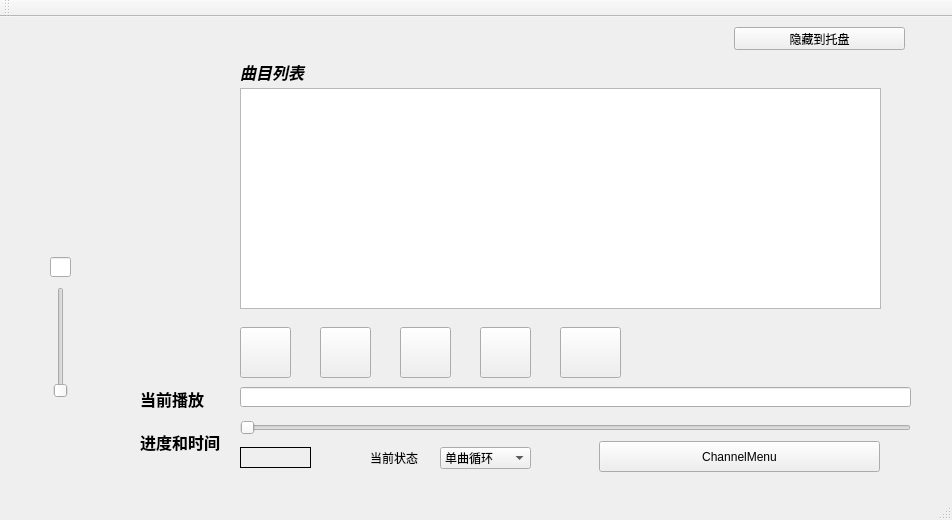
<?xml version="1.0" encoding="UTF-8"?>
<ui version="4.0">
 <class>MainWindow</class>
 <widget class="QMainWindow" name="MainWindow">
  <property name="geometry">
   <rect>
    <x>0</x>
    <y>0</y>
    <width>952</width>
    <height>520</height>
   </rect>
  </property>
  <property name="windowTitle">
   <string>MainWindow</string>
  </property>
  <property name="styleSheet">
   <string notr="true">border-image url(:/new/prefix1/235.jpg)</string>
  </property>
  <widget class="QWidget" name="centralWidget">
   <widget class="QPushButton" name="pushButton">
    <property name="geometry">
     <rect>
      <x>560</x>
      <y>310</y>
      <width>61</width>
      <height>51</height>
     </rect>
    </property>
    <property name="text">
     <string/>
    </property>
    <property name="icon">
     <iconset resource="image.qrc">
      <normaloff>:/new/prefix1/563.bmi</normaloff>:/new/prefix1/563.bmi</iconset>
    </property>
    <property name="iconSize">
     <size>
      <width>48</width>
      <height>48</height>
     </size>
    </property>
   </widget>
   <widget class="QPushButton" name="pushButton_3">
    <property name="geometry">
     <rect>
      <x>480</x>
      <y>310</y>
      <width>51</width>
      <height>51</height>
     </rect>
    </property>
    <property name="text">
     <string/>
    </property>
    <property name="icon">
     <iconset resource="image.qrc">
      <normaloff>:/new/prefix1/stop.png</normaloff>:/new/prefix1/stop.png</iconset>
    </property>
    <property name="iconSize">
     <size>
      <width>48</width>
      <height>48</height>
     </size>
    </property>
   </widget>
   <widget class="QLineEdit" name="lineEdit">
    <property name="geometry">
     <rect>
      <x>240</x>
      <y>370</y>
      <width>671</width>
      <height>20</height>
     </rect>
    </property>
   </widget>
   <widget class="QSlider" name="verticalSlider">
    <property name="geometry">
     <rect>
      <x>50</x>
      <y>270</y>
      <width>22</width>
      <height>111</height>
     </rect>
    </property>
    <property name="orientation">
     <enum>Qt::Vertical</enum>
    </property>
   </widget>
   <widget class="QSlider" name="horizontalSlider">
    <property name="geometry">
     <rect>
      <x>240</x>
      <y>400</y>
      <width>671</width>
      <height>22</height>
     </rect>
    </property>
    <property name="orientation">
     <enum>Qt::Horizontal</enum>
    </property>
   </widget>
   <widget class="QLineEdit" name="lineEdit_2">
    <property name="geometry">
     <rect>
      <x>50</x>
      <y>240</y>
      <width>21</width>
      <height>20</height>
     </rect>
    </property>
   </widget>
   <widget class="QLabel" name="label">
    <property name="enabled">
     <bool>true</bool>
    </property>
    <property name="geometry">
     <rect>
      <x>240</x>
      <y>430</y>
      <width>71</width>
      <height>21</height>
     </rect>
    </property>
    <property name="focusPolicy">
     <enum>Qt::NoFocus</enum>
    </property>
    <property name="contextMenuPolicy">
     <enum>Qt::DefaultContextMenu</enum>
    </property>
    <property name="frameShape">
     <enum>QFrame::Box</enum>
    </property>
    <property name="text">
     <string/>
    </property>
   </widget>
   <widget class="QLabel" name="label_2">
    <property name="geometry">
     <rect>
      <x>30</x>
      <y>390</y>
      <width>61</width>
      <height>51</height>
     </rect>
    </property>
    <property name="styleSheet">
     <string notr="true">border-image: url(:/new/prefix1/568.png);</string>
    </property>
    <property name="text">
     <string/>
    </property>
   </widget>
   <widget class="QLabel" name="label_3">
    <property name="geometry">
     <rect>
      <x>140</x>
      <y>410</y>
      <width>91</width>
      <height>31</height>
     </rect>
    </property>
    <property name="text">
     <string>&lt;html&gt;&lt;head/&gt;&lt;body&gt;&lt;p&gt;&lt;span style=&quot; font-size:12pt; font-weight:600;&quot;&gt;进度和时间&lt;/span&gt;&lt;/p&gt;&lt;/body&gt;&lt;/html&gt;</string>
    </property>
   </widget>
   <widget class="QLabel" name="label_4">
    <property name="geometry">
     <rect>
      <x>140</x>
      <y>370</y>
      <width>91</width>
      <height>21</height>
     </rect>
    </property>
    <property name="text">
     <string>&lt;html&gt;&lt;head/&gt;&lt;body&gt;&lt;p&gt;&lt;span style=&quot; font-size:12pt; font-weight:600;&quot;&gt;当前播放&lt;/span&gt;&lt;/p&gt;&lt;/body&gt;&lt;/html&gt;</string>
    </property>
   </widget>
   <widget class="QLabel" name="label_5">
    <property name="geometry">
     <rect>
      <x>240</x>
      <y>40</y>
      <width>91</width>
      <height>31</height>
     </rect>
    </property>
    <property name="text">
     <string>&lt;html&gt;&lt;head/&gt;&lt;body&gt;&lt;p&gt;&lt;span style=&quot; font-size:12pt; font-weight:600; font-style:italic;&quot;&gt;曲目列表&lt;/span&gt;&lt;/p&gt;&lt;/body&gt;&lt;/html&gt;</string>
    </property>
   </widget>
   <widget class="QTableWidget" name="tableWidget">
    <property name="geometry">
     <rect>
      <x>240</x>
      <y>71</y>
      <width>641</width>
      <height>221</height>
     </rect>
    </property>
    <property name="contextMenuPolicy">
     <enum>Qt::CustomContextMenu</enum>
    </property>
    <property name="styleSheet">
     <string notr="true">border-color: rgb(222, 255, 208);</string>
    </property>
   </widget>
   <widget class="QPushButton" name="pushButton_4">
    <property name="geometry">
     <rect>
      <x>240</x>
      <y>310</y>
      <width>51</width>
      <height>51</height>
     </rect>
    </property>
    <property name="text">
     <string/>
    </property>
    <property name="icon">
     <iconset resource="image.qrc">
      <normaloff>:/new/prefix1/before.png</normaloff>:/new/prefix1/before.png</iconset>
    </property>
    <property name="iconSize">
     <size>
      <width>48</width>
      <height>48</height>
     </size>
    </property>
   </widget>
   <widget class="QPushButton" name="pushButton_5">
    <property name="geometry">
     <rect>
      <x>400</x>
      <y>310</y>
      <width>51</width>
      <height>51</height>
     </rect>
    </property>
    <property name="text">
     <string/>
    </property>
    <property name="icon">
     <iconset resource="image.qrc">
      <normaloff>:/new/prefix1/after.png</normaloff>:/new/prefix1/after.png</iconset>
    </property>
    <property name="iconSize">
     <size>
      <width>48</width>
      <height>48</height>
     </size>
    </property>
   </widget>
   <widget class="QLabel" name="label_6">
    <property name="geometry">
     <rect>
      <x>370</x>
      <y>430</y>
      <width>54</width>
      <height>21</height>
     </rect>
    </property>
    <property name="text">
     <string>当前状态</string>
    </property>
   </widget>
   <widget class="QComboBox" name="comboBox">
    <property name="geometry">
     <rect>
      <x>440</x>
      <y>430</y>
      <width>91</width>
      <height>22</height>
     </rect>
    </property>
    <item>
     <property name="text">
      <string>单曲循环</string>
     </property>
    </item>
    <item>
     <property name="text">
      <string>随机播放</string>
     </property>
    </item>
    <item>
     <property name="text">
      <string>列表循环</string>
     </property>
    </item>
    <item>
     <property name="text">
      <string>顺序播放</string>
     </property>
    </item>
   </widget>
   <widget class="QLabel" name="label_7">
    <property name="geometry">
     <rect>
      <x>-10</x>
      <y>-10</y>
      <width>971</width>
      <height>501</height>
     </rect>
    </property>
    <property name="styleSheet">
     <string notr="true">border-image: url(:/new/prefix1/235.jpg);</string>
    </property>
    <property name="text">
     <string/>
    </property>
   </widget>
   <widget class="QLabel" name="label_8">
    <property name="geometry">
     <rect>
      <x>70</x>
      <y>80</y>
      <width>54</width>
      <height>12</height>
     </rect>
    </property>
    <property name="text">
     <string/>
    </property>
   </widget>
   <widget class="QPushButton" name="pushButton_6">
    <property name="geometry">
     <rect>
      <x>30</x>
      <y>40</y>
      <width>171</width>
      <height>171</height>
     </rect>
    </property>
    <property name="text">
     <string/>
    </property>
    <property name="icon">
     <iconset resource="image.qrc">
      <normaloff>:/new/prefix1/589.bmi</normaloff>:/new/prefix1/589.bmi</iconset>
    </property>
    <property name="iconSize">
     <size>
      <width>180</width>
      <height>180</height>
     </size>
    </property>
    <property name="flat">
     <bool>true</bool>
    </property>
   </widget>
   <widget class="QPushButton" name="ChannelMenu">
    <property name="geometry">
     <rect>
      <x>599</x>
      <y>424</y>
      <width>281</width>
      <height>31</height>
     </rect>
    </property>
    <property name="text">
     <string>ChannelMenu</string>
    </property>
   </widget>
   <widget class="QLabel" name="label_lrc">
    <property name="geometry">
     <rect>
      <x>630</x>
      <y>315</y>
      <width>301</width>
      <height>31</height>
     </rect>
    </property>
    <property name="text">
     <string/>
    </property>
   </widget>
   <widget class="QPushButton" name="Tray">
    <property name="geometry">
     <rect>
      <x>734</x>
      <y>10</y>
      <width>171</width>
      <height>23</height>
     </rect>
    </property>
    <property name="text">
     <string>隐藏到托盘</string>
    </property>
   </widget>
   <widget class="QPushButton" name="pushButton_2">
    <property name="geometry">
     <rect>
      <x>320</x>
      <y>310</y>
      <width>51</width>
      <height>51</height>
     </rect>
    </property>
    <property name="text">
     <string/>
    </property>
    <property name="iconSize">
     <size>
      <width>48</width>
      <height>48</height>
     </size>
    </property>
   </widget>
   <zorder>label_7</zorder>
   <zorder>pushButton</zorder>
   <zorder>pushButton_3</zorder>
   <zorder>lineEdit</zorder>
   <zorder>verticalSlider</zorder>
   <zorder>horizontalSlider</zorder>
   <zorder>lineEdit_2</zorder>
   <zorder>label</zorder>
   <zorder>label_2</zorder>
   <zorder>label_3</zorder>
   <zorder>label_4</zorder>
   <zorder>label_5</zorder>
   <zorder>tableWidget</zorder>
   <zorder>pushButton_4</zorder>
   <zorder>pushButton_5</zorder>
   <zorder>label_6</zorder>
   <zorder>comboBox</zorder>
   <zorder>label_8</zorder>
   <zorder>pushButton_6</zorder>
   <zorder>ChannelMenu</zorder>
   <zorder>label_lrc</zorder>
   <zorder>Tray</zorder>
   <zorder>pushButton_2</zorder>
  </widget>
  <widget class="QMenuBar" name="menuBar">
   <property name="geometry">
    <rect>
     <x>0</x>
     <y>0</y>
     <width>952</width>
     <height>21</height>
    </rect>
   </property>
  </widget>
  <widget class="QToolBar" name="mainToolBar">
   <attribute name="toolBarArea">
    <enum>TopToolBarArea</enum>
   </attribute>
   <attribute name="toolBarBreak">
    <bool>false</bool>
   </attribute>
  </widget>
  <widget class="QStatusBar" name="statusBar"/>
 </widget>
 <layoutdefault spacing="6" margin="11"/>
 <resources>
  <include location="image.qrc"/>
 </resources>
 <connections/>
</ui>
